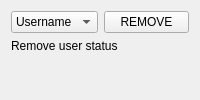
              <widget class="QWidget" name="tab_4">
               <attribute name="title">
                <string>Remove User</string>
               </attribute>
               <layout class="QVBoxLayout" name="verticalLayout_55">
                <item>
                 <layout class="QHBoxLayout" name="horizontalLayout_16">
                  <item>
                   <widget class="QComboBox" name="admin_username_combo_box">
                    <item>
                     <property name="text">
                      <string>Username</string>
                     </property>
                    </item>
                   </widget>
                  </item>
                  <item>
                   <widget class="QPushButton" name="admin_remove_user_button">
                    <property name="text">
                     <string>REMOVE</string>
                    </property>
                   </widget>
                  </item>
                 </layout>
                </item>
                <item>
                 <widget class="QLabel" name="admin_remove_user_status_label">
                  <property name="text">
                   <string>Remove user status</string>
                  </property>
                 </widget>
                </item>
                <item>
                 <spacer name="verticalSpacer_12">
                  <property name="orientation">
                   <enum>Qt::Vertical</enum>
                  </property>
                  <property name="sizeHint" stdset="0">
                   <size>
                    <width>0</width>
                    <height>0</height>
                   </size>
                  </property>
                 </spacer>
                </item>
               </layout>
              </widget>
